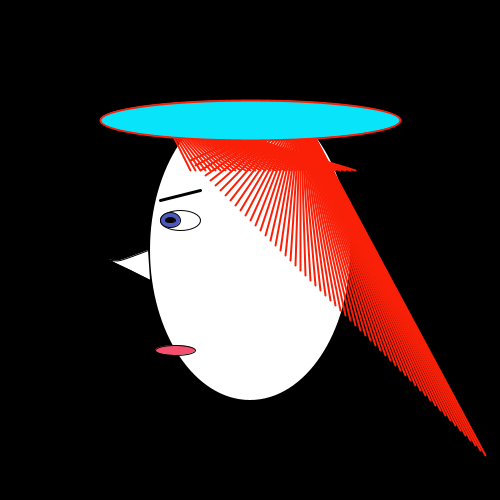
Frame 1 (no input)
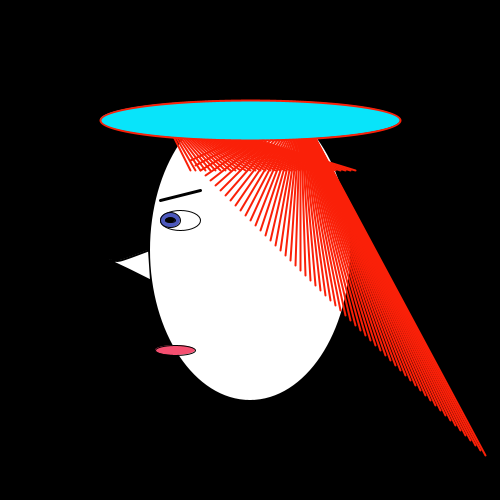
Frame 60 (the mouse pressed at the canvas centre just before this capture)
Frame 120 (the mouse held since frame 60 and released just before this capture): identical to frame 60, image omitted

The Processing sketch that drew these frames (run headless with seeded random() and noise(); from frame 60 on, the mouse is pressed at the canvas centre):

// Processing sketch: processing_84433
// ── processing_84433.pde

void setup(){
  size(500,500);
  smooth();
}

void draw(){
 
 background(0);
 
 //head
 noStroke();
 fill(255);
 ellipse(250,250, 200, 300);
 
 //nose
 //triangle(150, 270, 160, 290, 120, 290);
  stroke(0);
  beginShape();
  curveVertex(148, 250); // the first control point
  curveVertex(148, 250); // is also the start point of curve
  curveVertex(120, 260);
  curveVertex(110, 260);
  curveVertex(130, 270);
  curveVertex(150, 280); // the last point of curve
  curveVertex(150, 280); // is also the last control point
  endShape();
 
 //eye brow
 stroke(0);
 strokeWeight(3);
 line(160, 200, 200, 190); 

  strokeWeight(1);
 //eye
 stroke(0);
 fill(255);
 ellipse(180,220, 40, 20);
 
 fill(76,88,188);
 ellipse(170,220,20, 15);
 
 fill(0);
 ellipse(170,220,10, 5);
 
 
 //mouth
 
 fill(245,79,112);
 ellipse(175, 350, 40, 10); 
 
 
 //hair top
  stroke(250,32,8);
  strokeWeight(2);
/*  
  curveVertex(190, 170); 
  curveVertex(190, 170);
  for(int i=0; i< 300; i+=50){
      curveVertex(190+i, 170);
      curveVertex(190+i, 170+i);
  }
  curveVertex(300, 110);
  curveVertex(300, 110);
 */
 
 
  for(int i =0; i < 300; i+=5){
   //line(190 +i, 170, 180, 110);
   line(190+i, 160+i,300, 110 );
  }
  for(int i =0; i < 170; i+=5){
   line(190 +i, 170, 160, 110);
   
  }

  
  
  //hat
  fill(8,228,250);
  ellipse(250,120, 300, 40);
  
  
  
}
